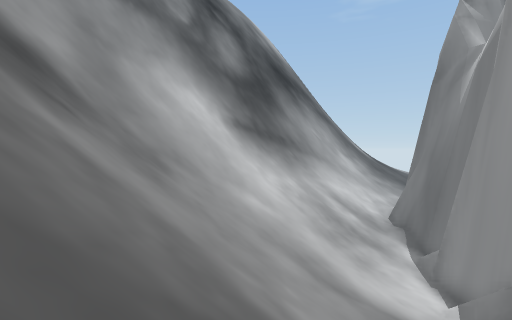
View 1 (above)

14 first-person views from a walk through a Unity game level. The camera is 1.3 m above the floor, tilts 2° down and sees 85° across. The floor is counted in squares, 2 m on a side. Each view is taken from the middle of a square. On the plan, view 1 faces up. The plan holds only what a view shows up to about 9 squares ahead; the rest is blank. The place goes on beyond the plan.

View 2
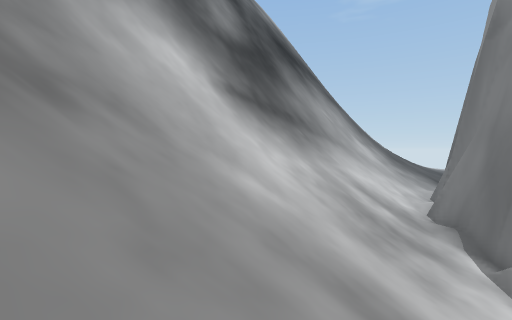

View 3
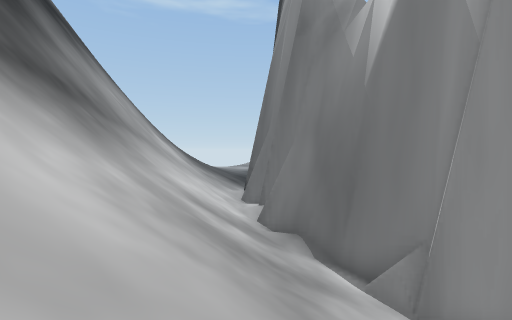

View 4
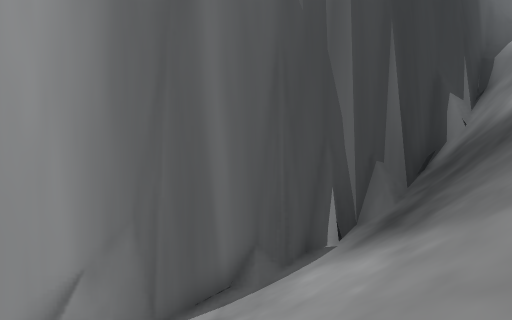

View 5
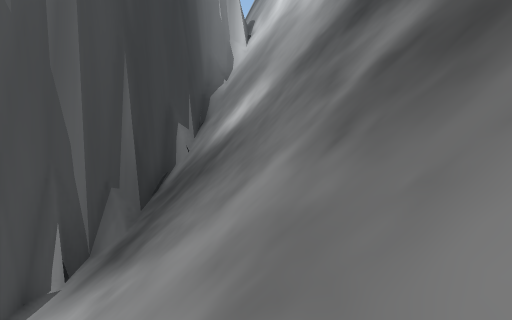

View 6
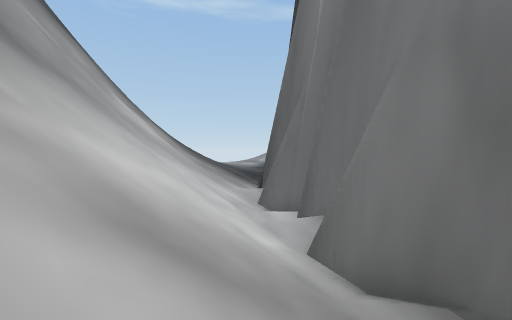

View 7
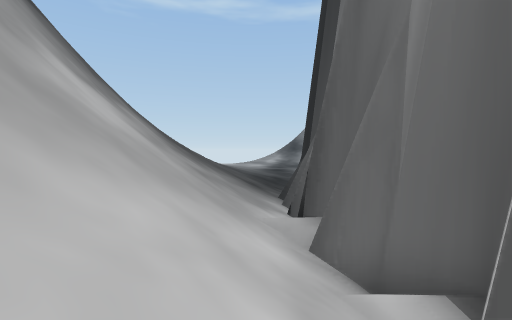

View 8
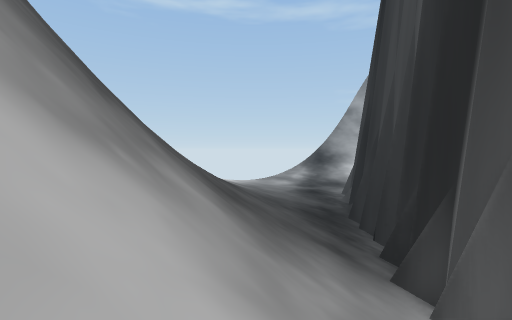

View 9
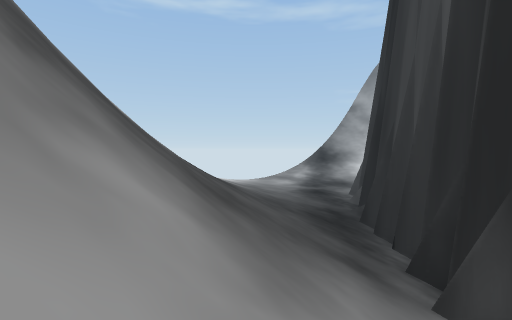

View 10
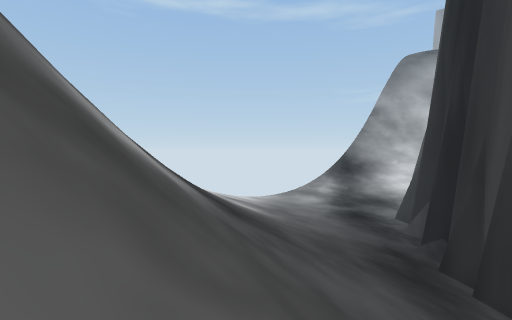

View 11
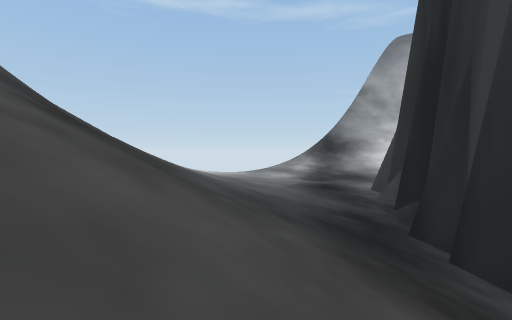

View 12
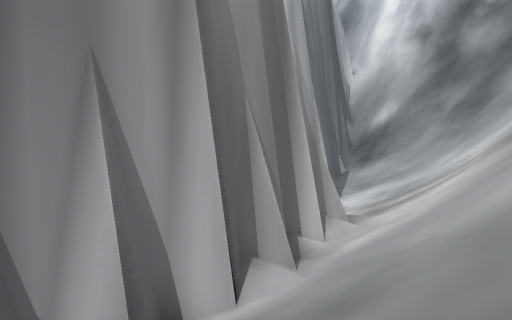

View 13
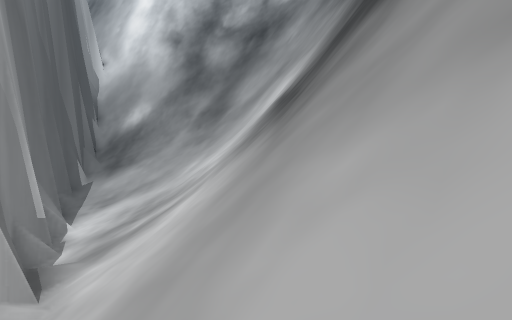

View 14
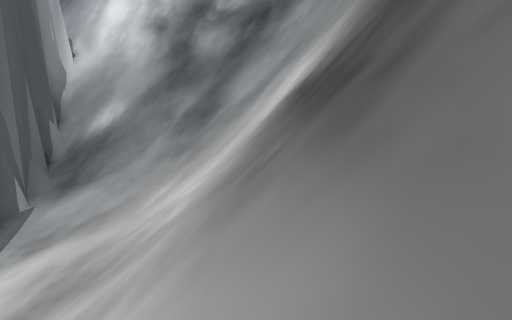

### Floor plan
Key: @ floor where view 1 was taken; # wall or solid block; . main floor; : floor 0.5 m higher than the main floor; - floor 0.5 m lower than the main floor; / step, stairs or slope; = window, fence, low wall or low ledge.
Columns run from 4 left of view 1 to 20 right of it. Each row starts with its distance up from view 1.
 25            ##=///////:::#
 24            ##////////.###
 23           ##=////////##
 22           ##////////##
 21           #=//////###
 20          ##//////###
 19         ##//////##
 18        ##//////##
 17        ##/////##
 16       ##/////##
 15      ##//////#
 14     ##//////##
 13    ##//////##
 12   ##=//////#
 11   ##///////#
 10  ##////////#
  9 ##////////##
  8 #=////////#
  7 #////////-#
  6 #///////.##
  5 #///////.#
  4 #////////#
  3 ##///////#
  2  #///////#
  1  ##/////##
  0   ##@//##
 -1    #//##
 -2    ##/#
 -3     ###

Positions as (right, up) in squares from view 1, and headings:
1: (0, 0), facing up
2: (0, 3), facing up
3: (0, 7), facing up-right
4: (-1, 7), facing down-right
5: (-2, 7), facing down
6: (3, 11), facing up-right
7: (5, 14), facing up-right
8: (6, 18), facing up-right
9: (7, 19), facing up-right
10: (8, 22), facing up-right
11: (11, 22), facing up-right
12: (9, 21), facing down
13: (7, 19), facing down-left
14: (4, 16), facing down-left
